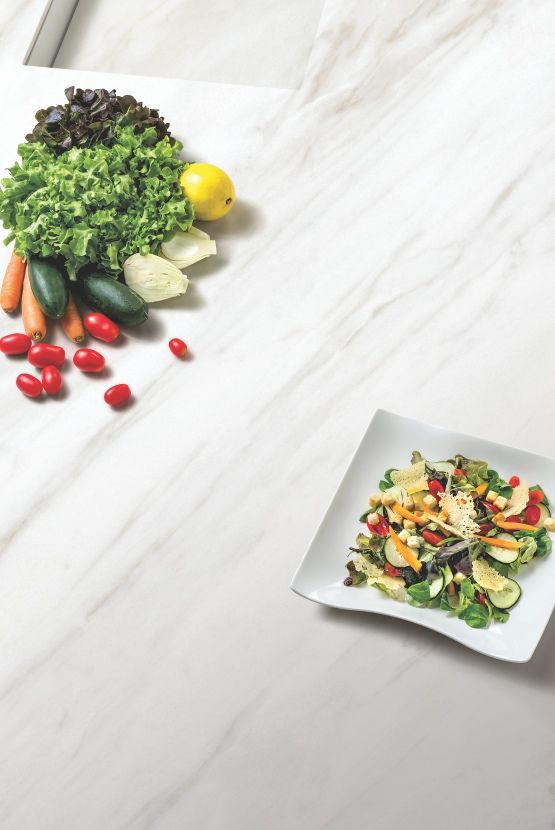
#> input picture catalog_processor/test_gemini.jpg, 555 x 830 px
$ python -i image_classifier.py   (imports and definitions only)
#> lines starting #> are read from the running program, lines starting #| are printed output that depends on the picture; after the words box and inside, x2 and y2 are one past the last pixel; in counts of white or black regions, pixels touching at a corner belong together
#> further down, picture is the input picture: shape (830, 555, 3); mean B, G, R 201.6, 210.4, 212.4
import cv2
import numpy as np


# [32 lines left out: function white_background_score, not called in this run]


def detect_object(image):

    if image is None:

        return {
            "object_area": 0.0,
            "centrality": 0.0,
            "rectangularity": 0.0,
            "bbox": None
        }

    gray = cv2.cvtColor(
        image,
        cv2.COLOR_BGR2GRAY
    )
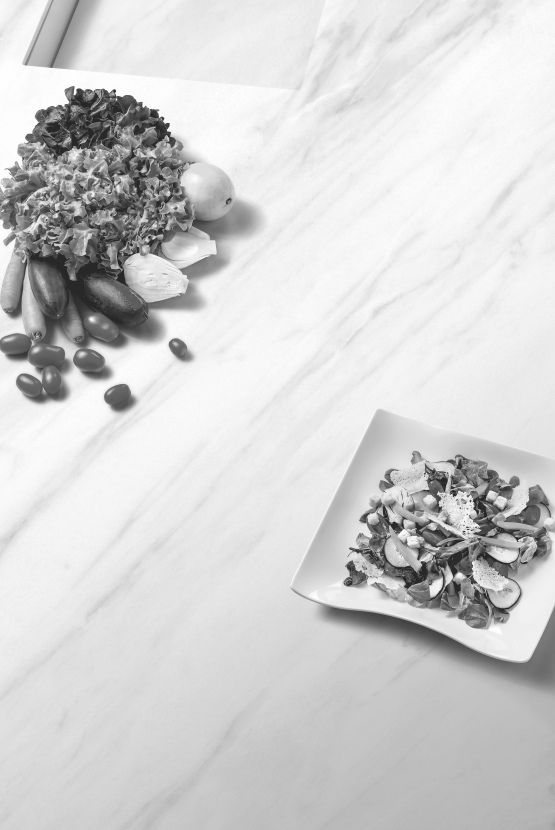
#> gray: shape (830, 555); min 17, max 255, mean 210

    _, threshold = cv2.threshold(
        gray,
        240,
        255,
        cv2.THRESH_BINARY_INV
    )
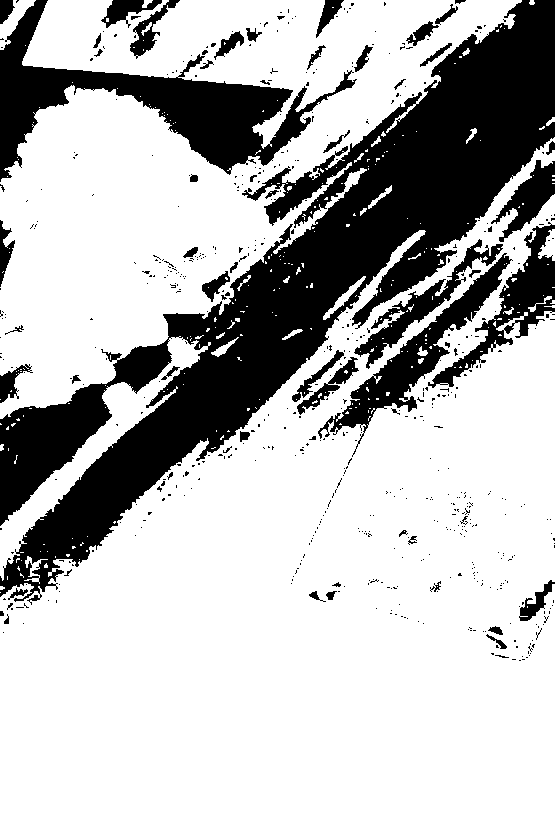
#> threshold: shape (830, 555); 73% white; 588 black regions (530 under 20 px), largest, box (x1, y1, x2, y2) and area: (0, 0, 555, 605) 81781, (0, 0, 357, 182) 17163, (318, 253, 513, 457) 6130

    kernel = np.ones(
        (5, 5),
        np.uint8
    )

    threshold = cv2.morphologyEx(
        threshold,
        cv2.MORPH_OPEN,
        kernel
    )
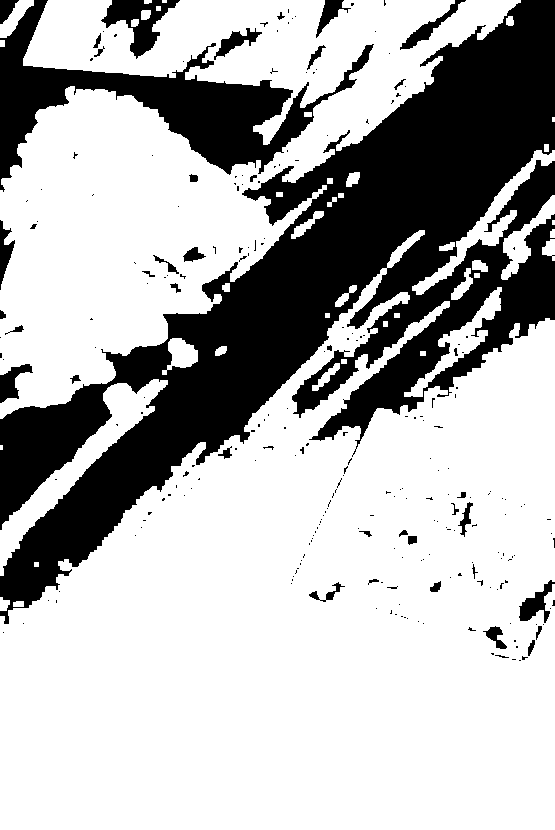
#> threshold: shape (830, 555); 70.7% white; 251 black regions (210 under 20 px), largest, box (x1, y1, x2, y2) and area: (0, 0, 555, 624) 108220, (0, 0, 374, 192) 18253, (101, 0, 180, 59) 1882

    threshold = cv2.morphologyEx(
        threshold,
        cv2.MORPH_CLOSE,
        kernel
    )
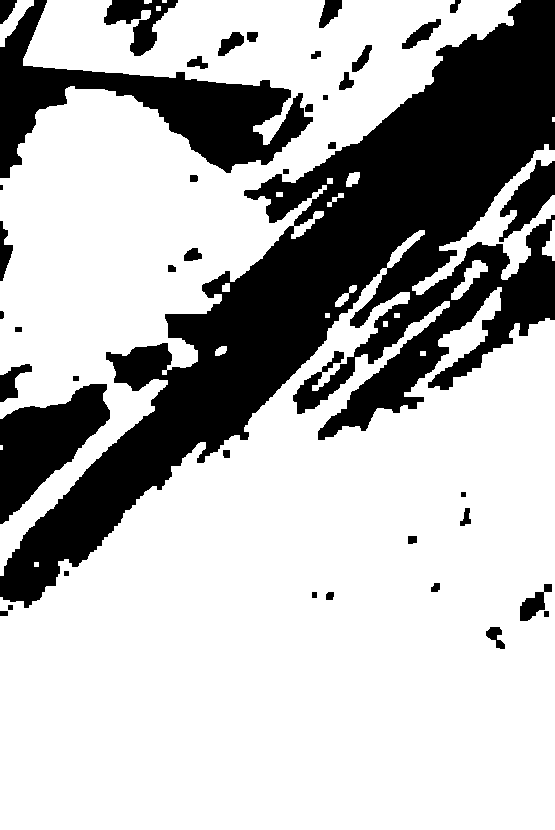
#> threshold: shape (830, 555); 71.6% white; 41 black regions (1 under 20 px)

    contours, _ = cv2.findContours(
        threshold,
        cv2.RETR_EXTERNAL,
        cv2.CHAIN_APPROX_SIMPLE
    )
#> contours = 23 contours, 7 with area under 20; largest, box (x1, y1, x2, y2) and area: (0, 230, 555, 830) 219390, (0, 0, 521, 576) 103602, (412, 144, 555, 295) 3966, (0, 0, 34, 47) 528, (451, 260, 488, 300) 464

    if not contours:

        return {
            "object_area": 0.0,
            "centrality": 0.0,
            "rectangularity": 0.0,
            "bbox": None
        }

    contour = max(
        contours,
        key=cv2.contourArea
    )
#> contour = contour of 1063 points, box (x1, y1, x2, y2) (0, 230, 555, 830), area 219390

    area = cv2.contourArea(
        contour
    )
#> area = 219389.5

    height, width = image.shape[:2]
#> height = 830; width = 555

    total_area = width * height
#> total_area = 460650

    object_area = area / total_area
#> object_area = 0.476

    x, y, w, h = cv2.boundingRect(
        contour
    )
#> x = 0; y = 230; w = 555; h = 600

    object_center_x = x + w / 2
#> object_center_x = 277.5
    object_center_y = y + h / 2
#> object_center_y = 530

    image_center_x = width / 2
#> image_center_x = 277.5
    image_center_y = height / 2
#> image_center_y = 415

    distance = (
        (
            (object_center_x - image_center_x) ** 2
            +
            (object_center_y - image_center_y) ** 2
        ) ** 0.5
    )
#> distance = 115

    max_distance = (
        (image_center_x ** 2 + image_center_y ** 2)
        ** 0.5
    )
#> max_distance = 499.2

    centrality = 1 - (
        distance / max_distance
    )
#> centrality = 0.77

    bbox_area = w * h
#> bbox_area = 333000

    rectangularity = (
        area / bbox_area
        if bbox_area > 0
        else 0
    )
#> rectangularity = 0.659

    return {
        "object_area": float(object_area),
        "centrality": float(centrality),
        "rectangularity": float(rectangularity),
        "bbox": [x, y, x + w, y + h]
    }


# [83 lines left out: function calculate_cv_score, not called in this run]

>>> import cv2
>>> picture = cv2.imread('../test_gemini.jpg')
>>> result = detect_object(picture)
#> result = {'object_area': 0.476, 'centrality': 0.77, 'rectangularity': 0.659, 'bbox': [0, 230, 555, 830]}
